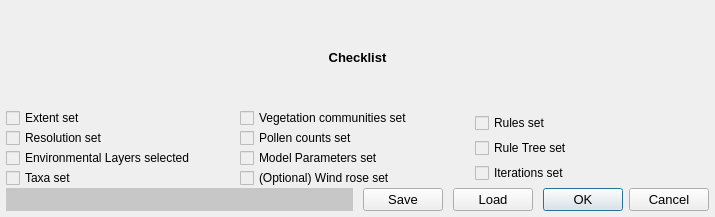
     <widget class="QWidget" name="scrollAreaWidgetContents_3">
      <property name="geometry">
       <rect>
        <x>0</x>
        <y>0</y>
        <width>715</width>
        <height>217</height>
       </rect>
      </property>
      <layout class="QHBoxLayout" name="horizontalLayout_20" stretch="0">
       <property name="spacing">
        <number>0</number>
       </property>
       <property name="leftMargin">
        <number>0</number>
       </property>
       <property name="topMargin">
        <number>0</number>
       </property>
       <property name="rightMargin">
        <number>0</number>
       </property>
       <property name="bottomMargin">
        <number>0</number>
       </property>
       <item>
        <layout class="QVBoxLayout" name="verticalLayout_16" stretch="1,1,1">
         <property name="leftMargin">
          <number>6</number>
         </property>
         <property name="topMargin">
          <number>6</number>
         </property>
         <property name="rightMargin">
          <number>6</number>
         </property>
         <property name="bottomMargin">
          <number>6</number>
         </property>
         <item>
          <widget class="QLabel" name="label_checklist">
           <property name="font">
            <font>
             <pointsize>10</pointsize>
             <weight>75</weight>
             <bold>true</bold>
            </font>
           </property>
           <property name="toolTip">
            <string>Please note that the checklist only checks whether an input was given, NOT whether the input is correct</string>
           </property>
           <property name="text">
            <string>Checklist</string>
           </property>
           <property name="alignment">
            <set>Qt::AlignCenter</set>
           </property>
          </widget>
         </item>
         <item>
          <layout class="QHBoxLayout" name="horizontalLayout_13">
           <item>
            <layout class="QVBoxLayout" name="verticalLayout_13">
             <item>
              <widget class="QCheckBox" name="checkBox_extent">
               <property name="enabled">
                <bool>false</bool>
               </property>
               <property name="mouseTracking">
                <bool>false</bool>
               </property>
               <property name="styleSheet">
                <string notr="true">color: rgb(0, 0, 0);</string>
               </property>
               <property name="text">
                <string>Extent set</string>
               </property>
               <property name="checkable">
                <bool>true</bool>
               </property>
               <property name="checked">
                <bool>false</bool>
               </property>
              </widget>
             </item>
             <item>
              <widget class="QCheckBox" name="checkBox_resolution">
               <property name="enabled">
                <bool>false</bool>
               </property>
               <property name="mouseTracking">
                <bool>false</bool>
               </property>
               <property name="styleSheet">
                <string notr="true">color: rgb(0, 0, 0);</string>
               </property>
               <property name="text">
                <string>Resolution set</string>
               </property>
               <property name="checkable">
                <bool>true</bool>
               </property>
               <property name="checked">
                <bool>false</bool>
               </property>
              </widget>
             </item>
             <item>
              <widget class="QCheckBox" name="checkBox_envLayers">
               <property name="enabled">
                <bool>false</bool>
               </property>
               <property name="mouseTracking">
                <bool>false</bool>
               </property>
               <property name="styleSheet">
                <string notr="true">color: rgb(0, 0, 0);</string>
               </property>
               <property name="text">
                <string>Environmental Layers selected</string>
               </property>
               <property name="checkable">
                <bool>true</bool>
               </property>
               <property name="checked">
                <bool>false</bool>
               </property>
              </widget>
             </item>
             <item>
              <widget class="QCheckBox" name="checkBox_taxa">
               <property name="enabled">
                <bool>false</bool>
               </property>
               <property name="mouseTracking">
                <bool>false</bool>
               </property>
               <property name="styleSheet">
                <string notr="true">color: rgb(0, 0, 0);</string>
               </property>
               <property name="text">
                <string>Taxa set</string>
               </property>
               <property name="checkable">
                <bool>true</bool>
               </property>
               <property name="checked">
                <bool>false</bool>
               </property>
              </widget>
             </item>
            </layout>
           </item>
           <item>
            <layout class="QVBoxLayout" name="verticalLayout_14">
             <item>
              <widget class="QCheckBox" name="checkBox_vegCom">
               <property name="enabled">
                <bool>false</bool>
               </property>
               <property name="mouseTracking">
                <bool>false</bool>
               </property>
               <property name="styleSheet">
                <string notr="true">color: rgb(0, 0, 0);</string>
               </property>
               <property name="text">
                <string>Vegetation communities set</string>
               </property>
               <property name="checkable">
                <bool>true</bool>
               </property>
               <property name="checked">
                <bool>false</bool>
               </property>
              </widget>
             </item>
             <item>
              <widget class="QCheckBox" name="checkBox_pollenCounts">
               <property name="enabled">
                <bool>false</bool>
               </property>
               <property name="mouseTracking">
                <bool>false</bool>
               </property>
               <property name="styleSheet">
                <string notr="true">color: rgb(0, 0, 0);</string>
               </property>
               <property name="text">
                <string>Pollen counts set</string>
               </property>
               <property name="checkable">
                <bool>true</bool>
               </property>
               <property name="checked">
                <bool>false</bool>
               </property>
              </widget>
             </item>
             <item>
              <widget class="QCheckBox" name="checkBox_parameters">
               <property name="enabled">
                <bool>false</bool>
               </property>
               <property name="mouseTracking">
                <bool>false</bool>
               </property>
               <property name="styleSheet">
                <string notr="true">color: rgb(0, 0, 0);</string>
               </property>
               <property name="text">
                <string>Model Parameters set</string>
               </property>
               <property name="checkable">
                <bool>true</bool>
               </property>
               <property name="checked">
                <bool>false</bool>
               </property>
              </widget>
             </item>
             <item>
              <widget class="QCheckBox" name="checkBox_windRose">
               <property name="enabled">
                <bool>false</bool>
               </property>
               <property name="mouseTracking">
                <bool>false</bool>
               </property>
               <property name="styleSheet">
                <string notr="true">color: rgb(0, 0, 0);</string>
               </property>
               <property name="text">
                <string>(Optional) Wind rose set</string>
               </property>
               <property name="checkable">
                <bool>true</bool>
               </property>
               <property name="checked">
                <bool>false</bool>
               </property>
              </widget>
             </item>
            </layout>
           </item>
           <item>
            <layout class="QVBoxLayout" name="verticalLayout_15">
             <item>
              <widget class="QCheckBox" name="checkBox_rules">
               <property name="enabled">
                <bool>false</bool>
               </property>
               <property name="mouseTracking">
                <bool>false</bool>
               </property>
               <property name="styleSheet">
                <string notr="true">color: rgb(0, 0, 0);</string>
               </property>
               <property name="text">
                <string>Rules set</string>
               </property>
               <property name="checkable">
                <bool>true</bool>
               </property>
               <property name="checked">
                <bool>false</bool>
               </property>
              </widget>
             </item>
             <item>
              <widget class="QCheckBox" name="checkBox_ruleTree">
               <property name="enabled">
                <bool>false</bool>
               </property>
               <property name="styleSheet">
                <string notr="true">color: rgb(0, 0, 0);</string>
               </property>
               <property name="text">
                <string>Rule Tree set</string>
               </property>
              </widget>
             </item>
             <item>
              <widget class="QCheckBox" name="checkBox_iterations">
               <property name="enabled">
                <bool>false</bool>
               </property>
               <property name="styleSheet">
                <string notr="true">color: rgb(0, 0, 0);</string>
               </property>
               <property name="text">
                <string>Iterations set</string>
               </property>
              </widget>
             </item>
            </layout>
           </item>
          </layout>
         </item>
         <item>
          <layout class="QHBoxLayout" name="horizontalLayout_15" stretch="1,0,0,0">
           <property name="spacing">
            <number>10</number>
           </property>
           <item>
            <widget class="QLabel" name="labels_status">
             <property name="font">
              <font>
               <family>Arial</family>
               <pointsize>10</pointsize>
               <italic>true</italic>
              </font>
             </property>
             <property name="styleSheet">
              <string notr="true">color: rgb(170, 0, 0);
background-color: rgb(199, 199, 199);</string>
             </property>
             <property name="text">
              <string/>
             </property>
            </widget>
           </item>
           <item>
            <widget class="QPushButton" name="pushButton_save">
             <property name="font">
              <font>
               <pointsize>10</pointsize>
              </font>
             </property>
             <property name="text">
              <string>Save</string>
             </property>
            </widget>
           </item>
           <item>
            <widget class="QPushButton" name="pushButton_load">
             <property name="font">
              <font>
               <pointsize>10</pointsize>
              </font>
             </property>
             <property name="text">
              <string>Load</string>
             </property>
            </widget>
           </item>
           <item>
            <widget class="QDialogButtonBox" name="button_box">
             <property name="enabled">
              <bool>true</bool>
             </property>
             <property name="font">
              <font>
               <pointsize>10</pointsize>
              </font>
             </property>
             <property name="orientation">
              <enum>Qt::Horizontal</enum>
             </property>
             <property name="standardButtons">
              <set>QDialogButtonBox::Cancel|QDialogButtonBox::Ok</set>
             </property>
             <property name="centerButtons">
              <bool>false</bool>
             </property>
            </widget>
           </item>
          </layout>
         </item>
        </layout>
       </item>
      </layout>
     </widget>
